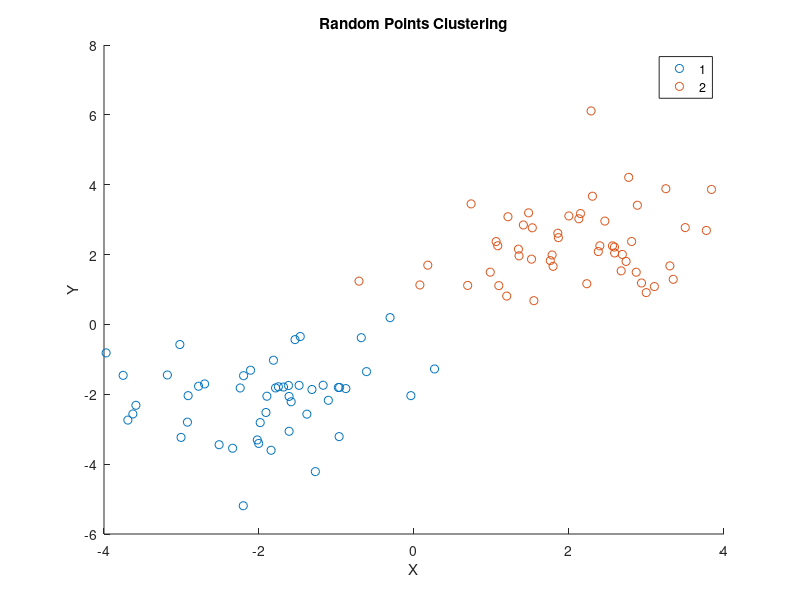

Here is the MATLAB script that generated this plot:

% Day 074: Random Points Clustering and Plot

X = [randn(50,2)+2; randn(50,2)-2];
idx = kmeans(X,2);
gscatter(X(:,1), X(:,2), idx);
title('Random Points Clustering');
xlabel('X'); ylabel('Y');
